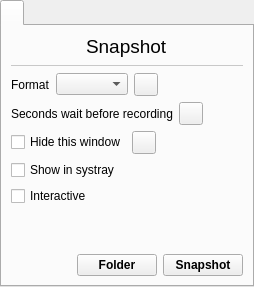
        <widget class="QWidget" name="tab_sidebar_snapshot">
         <attribute name="title">
          <string notr="true"/>
         </attribute>
         <layout class="QVBoxLayout" name="verticalLayout_12">
          <property name="spacing">
           <number>0</number>
          </property>
          <property name="leftMargin">
           <number>0</number>
          </property>
          <property name="topMargin">
           <number>0</number>
          </property>
          <property name="rightMargin">
           <number>0</number>
          </property>
          <property name="bottomMargin">
           <number>0</number>
          </property>
          <item>
           <widget class="QTabWidget" name="tabWidgetSnapshot">
            <property name="currentIndex">
             <number>0</number>
            </property>
            <property name="iconSize">
             <size>
              <width>48</width>
              <height>48</height>
             </size>
            </property>
            <widget class="QWidget" name="tab_2">
             <attribute name="icon">
              <iconset resource="../screencast.qrc">
               <normaloff>:/pictures/snapshot/snapshot.png</normaloff>:/pictures/snapshot/snapshot.png</iconset>
             </attribute>
             <attribute name="title">
              <string notr="true"/>
             </attribute>
             <layout class="QVBoxLayout" name="verticalLayout_13">
              <item alignment="Qt::AlignmentFlag::AlignHCenter">
               <widget class="QLabel" name="label_2">
                <property name="font">
                 <font>
                  <pointsize>14</pointsize>
                 </font>
                </property>
                <property name="text">
                 <string notr="true">Snapshot</string>
                </property>
               </widget>
              </item>
              <item>
               <widget class="Line" name="line">
                <property name="styleSheet">
                 <string notr="true">color: rgb(200, 200, 200);</string>
                </property>
                <property name="frameShadow">
                 <enum>QFrame::Shadow::Plain</enum>
                </property>
                <property name="orientation">
                 <enum>Qt::Orientation::Horizontal</enum>
                </property>
               </widget>
              </item>
              <item>
               <layout class="QGridLayout" name="gridLayout">
                <item row="2" column="1">
                 <layout class="QHBoxLayout" name="horizontalLayout_44">
                  <item>
                   <widget class="QComboBox" name="comboBoxSnapshotImageFormats"/>
                  </item>
                  <item>
                   <widget class="QToolButton" name="toolButtonSnapshotFormatsReset">
                    <property name="toolTip">
                     <string>Reset</string>
                    </property>
                    <property name="text">
                     <string notr="true"/>
                    </property>
                    <property name="icon">
                     <iconset resource="../screencast.qrc">
                      <normaloff>:/pictures/screencast/undo.png</normaloff>:/pictures/screencast/undo.png</iconset>
                    </property>
                   </widget>
                  </item>
                  <item>
                   <spacer name="horizontalSpacer_26">
                    <property name="orientation">
                     <enum>Qt::Orientation::Horizontal</enum>
                    </property>
                    <property name="sizeHint" stdset="0">
                     <size>
                      <width>40</width>
                      <height>20</height>
                     </size>
                    </property>
                   </spacer>
                  </item>
                 </layout>
                </item>
                <item row="2" column="0">
                 <widget class="QLabel" name="label_57">
                  <property name="text">
                   <string>Format</string>
                  </property>
                 </widget>
                </item>
                <item row="6" column="0" colspan="2">
                 <widget class="QCheckBox" name="checkBox_snapshot_interactive">
                  <property name="text">
                   <string notr="true">Interactive</string>
                  </property>
                 </widget>
                </item>
                <item row="3" column="0" colspan="2">
                 <layout class="QHBoxLayout" name="horizontalLayout_59">
                  <item>
                   <widget class="QLabel" name="label_60">
                    <property name="text">
                     <string>Seconds wait before recording</string>
                    </property>
                   </widget>
                  </item>
                  <item>
                   <widget class="QToolButton" name="toolButtonSnapshotSecondsWaitBeforeRecordingReset">
                    <property name="toolTip">
                     <string>Reset</string>
                    </property>
                    <property name="text">
                     <string notr="true"/>
                    </property>
                    <property name="icon">
                     <iconset resource="../screencast.qrc">
                      <normaloff>:/pictures/screencast/undo.png</normaloff>:/pictures/screencast/undo.png</iconset>
                    </property>
                   </widget>
                  </item>
                  <item>
                   <spacer name="horizontalSpacer_12">
                    <property name="orientation">
                     <enum>Qt::Orientation::Horizontal</enum>
                    </property>
                    <property name="sizeHint" stdset="0">
                     <size>
                      <width>40</width>
                      <height>20</height>
                     </size>
                    </property>
                   </spacer>
                  </item>
                 </layout>
                </item>
                <item row="4" column="0" colspan="2">
                 <layout class="QHBoxLayout" name="horizontalLayout_24">
                  <item>
                   <widget class="QCheckBox" name="checkBoxSnapshotHideBeforeRecording">
                    <property name="text">
                     <string>Hide this window</string>
                    </property>
                   </widget>
                  </item>
                  <item>
                   <widget class="QToolButton" name="toolButtonSnapshotHideBeforeRecordingReset">
                    <property name="toolTip">
                     <string>Reset</string>
                    </property>
                    <property name="text">
                     <string notr="true"/>
                    </property>
                    <property name="icon">
                     <iconset resource="../screencast.qrc">
                      <normaloff>:/pictures/screencast/undo.png</normaloff>:/pictures/screencast/undo.png</iconset>
                    </property>
                   </widget>
                  </item>
                  <item>
                   <spacer name="horizontalSpacer_11">
                    <property name="orientation">
                     <enum>Qt::Orientation::Horizontal</enum>
                    </property>
                    <property name="sizeHint" stdset="0">
                     <size>
                      <width>40</width>
                      <height>20</height>
                     </size>
                    </property>
                   </spacer>
                  </item>
                 </layout>
                </item>
                <item row="5" column="0" colspan="2">
                 <widget class="QCheckBox" name="checkBoxSnapshotShowBallonInSystray">
                  <property name="text">
                   <string>Show in systray</string>
                  </property>
                 </widget>
                </item>
               </layout>
              </item>
              <item>
               <spacer name="verticalSpacer_7">
                <property name="orientation">
                 <enum>Qt::Orientation::Vertical</enum>
                </property>
                <property name="sizeHint" stdset="0">
                 <size>
                  <width>20</width>
                  <height>40</height>
                 </size>
                </property>
               </spacer>
              </item>
              <item>
               <layout class="QHBoxLayout" name="horizontalLayout_14">
                <item>
                 <spacer name="horizontalSpacer_8">
                  <property name="orientation">
                   <enum>Qt::Orientation::Horizontal</enum>
                  </property>
                  <property name="sizeHint" stdset="0">
                   <size>
                    <width>40</width>
                    <height>20</height>
                   </size>
                  </property>
                 </spacer>
                </item>
                <item>
                 <widget class="QPushButton" name="pushButtonSnapshotOpenFolder">
                  <property name="font">
                   <font>
                    <bold>true</bold>
                   </font>
                  </property>
                  <property name="text">
                   <string>Folder</string>
                  </property>
                 </widget>
                </item>
                <item>
                 <widget class="QPushButton" name="pushButtonSnapshot">
                  <property name="font">
                   <font>
                    <bold>true</bold>
                   </font>
                  </property>
                  <property name="text">
                   <string>Snapshot</string>
                  </property>
                 </widget>
                </item>
               </layout>
              </item>
             </layout>
            </widget>
           </widget>
          </item>
         </layout>
        </widget>
